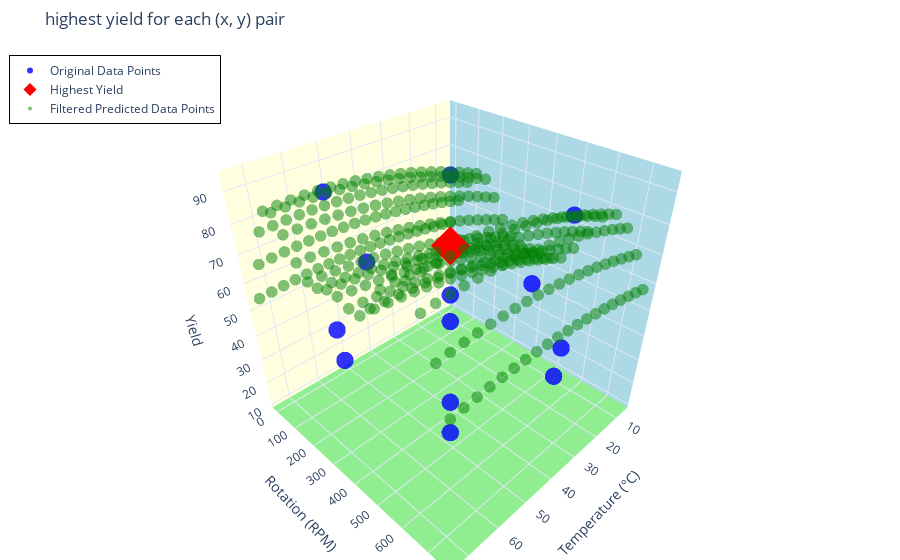

Source (notebook cell):
### Code cell
import numpy as np
import plotly.graph_objs as go
import plotly.io as pio
from collections import defaultdict

# Assuming line_space and predicted_yield are as previously defined

# Create a dictionary to store the highest yield for each (x, y) pair
filtered_points = defaultdict(lambda: float('-inf'))

# Iterate over the points to keep the highest yield for each (x, y) pair
for i in range(len(line_space)):
    x, y, z = line_space[i, 0], line_space[i, 1], predicted_yield[i]
    if z > filtered_points[(x, y)]:
        filtered_points[(x, y)] = z

# Extract the filtered data
filtered_x = []
filtered_y = []
filtered_z = []

for (x, y), z in filtered_points.items():
    filtered_x.append(x)
    filtered_y.append(y)
    filtered_z.append(z)

# Original data plot
fig = go.Figure(
    data=[
        go.Scatter3d(
            x=data[:, 0],
            y=data[:, 1],
            z=data[:, 3],
            mode="markers",
            marker=dict(size=6, color="blue", opacity=0.8, symbol="circle"),
            name="Original Data Points",
        )
    ]
)

# Highlight the highest yield with red
max_yield = np.argmax(data[:, 3])
fig.add_trace(
    go.Scatter3d(
        x=[data[max_yield, 0]],
        y=[data[max_yield, 1]],
        z=[data[max_yield, 3]],
        mode="markers",
        marker=dict(size=10, color="red", symbol="diamond", opacity=1.0),
        name="Highest Yield",
    )
)

# Filtered predicted data plot
fig.add_trace(
    go.Scatter3d(
        x=filtered_x,
        y=filtered_y,
        z=filtered_z,
        mode="markers",
        marker=dict(size=4, color="green", opacity=0.5, symbol="circle"),
        name="Filtered Predicted Data Points",
    )
)

# Improve layout
fig.update_layout(
    title="highest yield for each (x, y) pair",
    scene=dict(
        xaxis=dict(title="Temperature (°C)", showbackground=True, backgroundcolor="lightblue"),
        yaxis=dict(title="Rotation (RPM)", showbackground=True, backgroundcolor="lightyellow"),
        zaxis=dict(title="Yield", showbackground=True, backgroundcolor="lightgreen"),
    ),
    margin=dict(l=0, r=0, b=0, t=50),
    legend=dict(x=0.01, y=0.99, bgcolor="rgba(255, 255, 255, 0.5)", bordercolor="black", borderwidth=1),
    template="plotly_white",
)

# Save to HTML file
pio.write_html(fig, file='2024-09-11-filtered_predicted_vs_original_data.html', auto_open=True)

# Show the plot
fig.show()

### Figure 1 — Plotly figure (JSON) as saved in the notebook; plotly's stock layout.template omitted (floating-point values rounded to 4 significant figures; data arrays with more than 128 entries replaced by an {"elided": "..."} marker saying what was removed)
{"data": [{"marker": {"color": "blue", "opacity": 0.8, "size": 6, "symbol": "circle"}, "mode": "markers", "name": "Original Data Points", "type": "scatter3d", "x": [20, 60, 20, 60, 20, 60, 20, 60, 40, 6.364, 40, 40, 40, 73.64], "y": [150, 150, 600, 600, 150, 150, 600, 600, 375, 375, 753.4, -3.403, 375, 375], "z": [80, 90, 83, 93, 20, 30, 23, 33, 56, 41, 59, 50, 11, 65]}, {"marker": {"color": "red", "opacity": 1, "size": 10, "symbol": "diamond"}, "mode": "markers", "name": "Highest Yield", "type": "scatter3d", "x": [60], "y": [600], "z": [93]}, {"marker": {"color": "green", "opacity": 0.5, "size": 4, "symbol": "circle"}, "mode": "markers", "name": "Filtered Predicted Data Points", "type": "scatter3d", "x": {"elided": "400 float values"}, "y": {"elided": "400 float values"}, "z": {"elided": "400 float values"}}], "layout": {"legend": {"bgcolor": "rgba(255, 255, 255, 0.5)", "bordercolor": "black", "borderwidth": 1, "x": 0.01, "y": 0.99}, "margin": {"b": 0, "l": 0, "r": 0, "t": 50}, "scene": {"xaxis": {"backgroundcolor": "lightblue", "showbackground": true, "title": {"text": "Temperature (°C)"}}, "yaxis": {"backgroundcolor": "lightyellow", "showbackground": true, "title": {"text": "Rotation (RPM)"}}, "zaxis": {"backgroundcolor": "lightgreen", "showbackground": true, "title": {"text": "Yield"}}}, "title": {"text": "highest yield for each (x, y) pair"}}}
